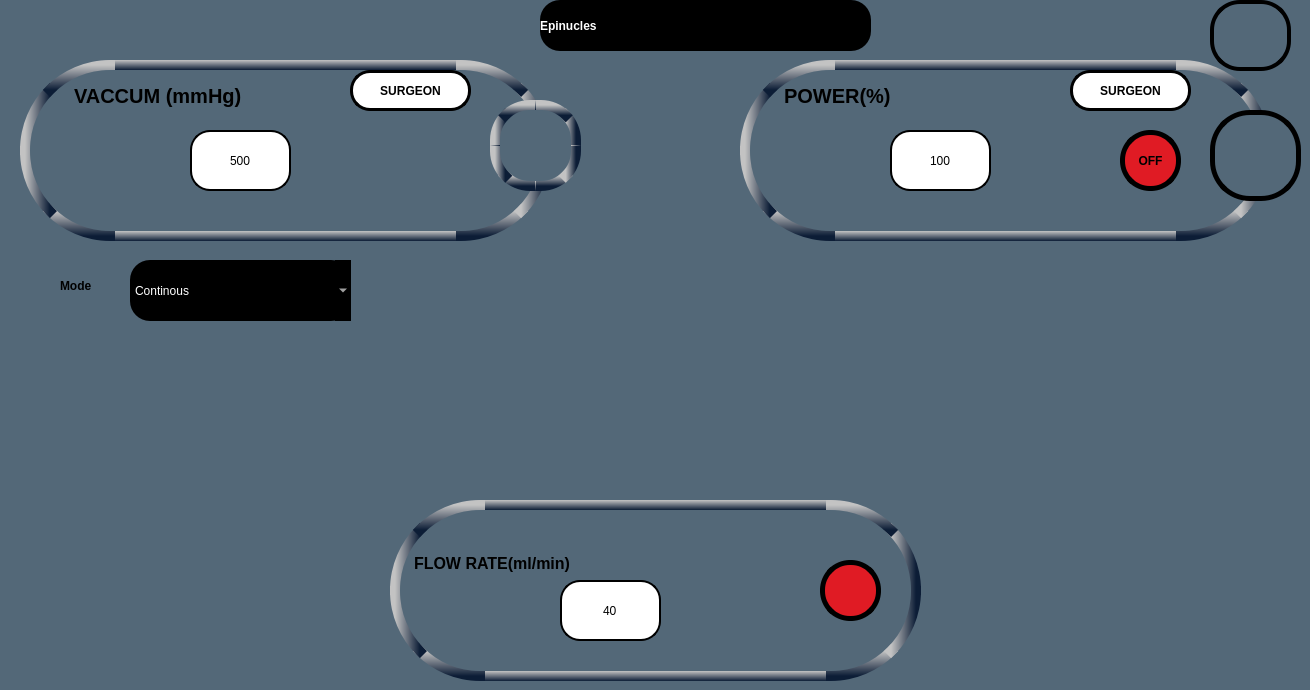
    <widget class="QWidget" name="tab_33">
     <property name="styleSheet">
      <string notr="true">background-color:rgb(83, 104, 120);</string>
     </property>
     <attribute name="title">
      <string>Tab 1</string>
     </attribute>
     <widget class="QPushButton" name="us1powup_but">
      <property name="geometry">
       <rect>
        <x>780</x>
        <y>130</y>
        <width>91</width>
        <height>61</height>
       </rect>
      </property>
      <property name="styleSheet">
       <string notr="true">
image: url(:/images/up1.png);
background-color:transparent;
border:none;</string>
      </property>
      <property name="text">
       <string/>
      </property>
     </widget>
     <widget class="QPushButton" name="us1powdown_but">
      <property name="geometry">
       <rect>
        <x>1010</x>
        <y>130</y>
        <width>91</width>
        <height>61</height>
       </rect>
      </property>
      <property name="styleSheet">
       <string notr="true">image: url(:/images/down1.png);
background-color:transparent;
border:none;</string>
      </property>
      <property name="text">
       <string/>
      </property>
     </widget>
     <widget class="QLineEdit" name="lineEdit_55">
      <property name="geometry">
       <rect>
        <x>190</x>
        <y>130</y>
        <width>101</width>
        <height>61</height>
       </rect>
      </property>
      <property name="styleSheet">
       <string notr="true">font:20pt &quot;Ubuntu&quot;;
background-color: rgb(255,255,255);
border-radius:20px;
border:2px solid black;</string>
      </property>
      <property name="text">
       <string>500</string>
      </property>
      <property name="alignment">
       <set>Qt::AlignCenter</set>
      </property>
     </widget>
     <widget class="QPushButton" name="us1vacdow_but">
      <property name="geometry">
       <rect>
        <x>330</x>
        <y>130</y>
        <width>91</width>
        <height>61</height>
       </rect>
      </property>
      <property name="styleSheet">
       <string notr="true">image: url(:/images/down1.png);
background-color:transparent;
border:none;</string>
      </property>
      <property name="text">
       <string/>
      </property>
     </widget>
     <widget class="QPushButton" name="us1vacup_but">
      <property name="geometry">
       <rect>
        <x>70</x>
        <y>130</y>
        <width>91</width>
        <height>61</height>
       </rect>
      </property>
      <property name="styleSheet">
       <string notr="true">image: url(:/images/up1.png);
background-color:transparent;
border:none;</string>
      </property>
      <property name="text">
       <string/>
      </property>
     </widget>
     <widget class="QLineEdit" name="lineEdit_56">
      <property name="geometry">
       <rect>
        <x>560</x>
        <y>580</y>
        <width>101</width>
        <height>61</height>
       </rect>
      </property>
      <property name="styleSheet">
       <string notr="true">font:20pt &quot;Ubuntu&quot;;
background-color: rgb(255,255,255);
border-radius:20px;
border:2px solid black;</string>
      </property>
      <property name="text">
       <string>40</string>
      </property>
      <property name="alignment">
       <set>Qt::AlignCenter</set>
      </property>
     </widget>
     <widget class="QPushButton" name="us1flowdown_but">
      <property name="geometry">
       <rect>
        <x>710</x>
        <y>580</y>
        <width>91</width>
        <height>61</height>
       </rect>
      </property>
      <property name="styleSheet">
       <string notr="true">image: url(:/images/down1.png);
background-color:transparent;
border:none;</string>
      </property>
      <property name="text">
       <string/>
      </property>
     </widget>
     <widget class="QPushButton" name="us1flowup_but">
      <property name="geometry">
       <rect>
        <x>430</x>
        <y>590</y>
        <width>91</width>
        <height>61</height>
       </rect>
      </property>
      <property name="styleSheet">
       <string notr="true">image: url(:/images/up1.png);
background-color:transparent;
border:none;</string>
      </property>
      <property name="text">
       <string/>
      </property>
     </widget>
     <widget class="QLineEdit" name="lineEdit_57">
      <property name="geometry">
       <rect>
        <x>890</x>
        <y>130</y>
        <width>101</width>
        <height>61</height>
       </rect>
      </property>
      <property name="styleSheet">
       <string notr="true">font:20pt &quot;Ubuntu&quot;;
background-color: rgb(255,255,255);
border-radius:20px;
border:2px solid black;</string>
      </property>
      <property name="text">
       <string>100</string>
      </property>
      <property name="alignment">
       <set>Qt::AlignCenter</set>
      </property>
     </widget>
     <widget class="QTextEdit" name="textEdit_41">
      <property name="geometry">
       <rect>
        <x>410</x>
        <y>550</y>
        <width>191</width>
        <height>31</height>
       </rect>
      </property>
      <property name="styleSheet">
       <string notr="true">background-color:transparent;
font: 15pt &quot;Ubuntu Condensed&quot;;
font:bold;
border:none;
</string>
      </property>
      <property name="html">
       <string>&lt;!DOCTYPE HTML PUBLIC &quot;-//W3C//DTD HTML 4.0//EN&quot; &quot;http://www.w3.org/TR/REC-html40/strict.dtd&quot;&gt;
&lt;html&gt;&lt;head&gt;&lt;meta name=&quot;qrichtext&quot; content=&quot;1&quot; /&gt;&lt;style type=&quot;text/css&quot;&gt;
p, li { white-space: pre-wrap; }
&lt;/style&gt;&lt;/head&gt;&lt;body style=&quot; font-family:'Ubuntu Condensed'; font-size:15pt; font-weight:600; font-style:normal;&quot;&gt;
&lt;p style=&quot; margin-top:0px; margin-bottom:0px; margin-left:0px; margin-right:0px; -qt-block-indent:0; text-indent:0px;&quot;&gt;&lt;span style=&quot; font-family:'Ubuntu'; font-size:12pt;&quot;&gt;FLOW RATE(ml/min)&lt;/span&gt;&lt;/p&gt;&lt;/body&gt;&lt;/html&gt;</string>
      </property>
     </widget>
     <widget class="QTextEdit" name="textEdit_42">
      <property name="geometry">
       <rect>
        <x>70</x>
        <y>80</y>
        <width>431</width>
        <height>71</height>
       </rect>
      </property>
      <property name="styleSheet">
       <string notr="true">background-color:transparent;
font: 15pt &quot;Ubuntu Condensed&quot;;
font:bold;
border:none;
</string>
      </property>
      <property name="html">
       <string>&lt;!DOCTYPE HTML PUBLIC &quot;-//W3C//DTD HTML 4.0//EN&quot; &quot;http://www.w3.org/TR/REC-html40/strict.dtd&quot;&gt;
&lt;html&gt;&lt;head&gt;&lt;meta name=&quot;qrichtext&quot; content=&quot;1&quot; /&gt;&lt;style type=&quot;text/css&quot;&gt;
p, li { white-space: pre-wrap; }
&lt;/style&gt;&lt;/head&gt;&lt;body style=&quot; font-family:'Ubuntu Condensed'; font-size:15pt; font-weight:600; font-style:normal;&quot;&gt;
&lt;p style=&quot; margin-top:0px; margin-bottom:0px; margin-left:0px; margin-right:0px; -qt-block-indent:0; text-indent:0px;&quot;&gt;VACCUM (mmHg)&lt;/p&gt;
&lt;p style=&quot;-qt-paragraph-type:empty; margin-top:0px; margin-bottom:0px; margin-left:0px; margin-right:0px; -qt-block-indent:0; text-indent:0px;&quot;&gt;&lt;br /&gt;&lt;/p&gt;&lt;/body&gt;&lt;/html&gt;</string>
      </property>
     </widget>
     <widget class="QTextEdit" name="textEdit_43">
      <property name="geometry">
       <rect>
        <x>780</x>
        <y>80</y>
        <width>251</width>
        <height>41</height>
       </rect>
      </property>
      <property name="styleSheet">
       <string notr="true">background-color:transparent;
font: 15pt &quot;Ubuntu Condensed&quot;;
font:bold;
border:none;
</string>
      </property>
      <property name="html">
       <string>&lt;!DOCTYPE HTML PUBLIC &quot;-//W3C//DTD HTML 4.0//EN&quot; &quot;http://www.w3.org/TR/REC-html40/strict.dtd&quot;&gt;
&lt;html&gt;&lt;head&gt;&lt;meta name=&quot;qrichtext&quot; content=&quot;1&quot; /&gt;&lt;style type=&quot;text/css&quot;&gt;
p, li { white-space: pre-wrap; }
&lt;/style&gt;&lt;/head&gt;&lt;body style=&quot; font-family:'Ubuntu Condensed'; font-size:15pt; font-weight:600; font-style:normal;&quot;&gt;
&lt;p style=&quot; margin-top:0px; margin-bottom:0px; margin-left:0px; margin-right:0px; -qt-block-indent:0; text-indent:0px;&quot;&gt;POWER(%)&lt;/p&gt;&lt;/body&gt;&lt;/html&gt;</string>
      </property>
     </widget>
     <widget class="QLabel" name="label_85">
      <property name="geometry">
       <rect>
        <x>740</x>
        <y>60</y>
        <width>531</width>
        <height>181</height>
       </rect>
      </property>
      <property name="styleSheet">
       <string notr="true">border-radius:90px;


border:4px solid black;

border-left: 10px solid black;
border-right: 10px solid black;
border-top: 10px solid black;
border-bottom: 10px solid black;

border-left-color: qlineargradient(x1:0, y1:0, x2:1, y2:0, stop: 0 rgb(195,195,195), stop: 1 rgb(12, 29, 54));
border-right-color: qlineargradient(x1:0, y1:0, x2:1, y2:0, stop: 0 rgb(195,195,195), stop: 1 rgb(12, 29, 54));
border-top-color: qlineargradient(x1:0, y1:0, x2:0, y2:1, stop: 0 rgb(195,195,195), stop: 1 rgb(12, 29, 54));
border-bottom-color: qlineargradient(x1:0, y1:0, x2:0, y2:1, stop: 0 rgb(195,195,195), stop: 1 rgb(12, 29, 54));



</string>
      </property>
      <property name="text">
       <string/>
      </property>
     </widget>
     <widget class="QLabel" name="label_86">
      <property name="geometry">
       <rect>
        <x>20</x>
        <y>60</y>
        <width>531</width>
        <height>181</height>
       </rect>
      </property>
      <property name="styleSheet">
       <string notr="true">border-radius:90px;


border:4px solid black;

border-left: 10px solid black;
border-right: 10px solid black;
border-top: 10px solid black;
border-bottom: 10px solid black;

border-left-color: qlineargradient(x1:0, y1:0, x2:1, y2:0, stop: 0 rgb(195,195,195), stop: 1 rgb(12, 29, 54));
border-right-color: qlineargradient(x1:0, y1:0, x2:1, y2:0, stop: 0 rgb(195,195,195), stop: 1 rgb(12, 29, 54));
border-top-color: qlineargradient(x1:0, y1:0, x2:0, y2:1, stop: 0 rgb(195,195,195), stop: 1 rgb(12, 29, 54));
border-bottom-color: qlineargradient(x1:0, y1:0, x2:0, y2:1, stop: 0 rgb(195,195,195), stop: 1 rgb(12, 29, 54));



</string>
      </property>
      <property name="text">
       <string/>
      </property>
     </widget>
     <widget class="QLabel" name="label_87">
      <property name="geometry">
       <rect>
        <x>390</x>
        <y>500</y>
        <width>531</width>
        <height>181</height>
       </rect>
      </property>
      <property name="styleSheet">
       <string notr="true">border-radius:90px;


border:4px solid black;

border-left: 10px solid black;
border-right: 10px solid black;
border-top: 10px solid black;
border-bottom: 10px solid black;

border-left-color: qlineargradient(x1:0, y1:0, x2:1, y2:0, stop: 0 rgb(195,195,195), stop: 1 rgb(12, 29, 54));
border-right-color: qlineargradient(x1:0, y1:0, x2:1, y2:0, stop: 0 rgb(195,195,195), stop: 1 rgb(12, 29, 54));
border-top-color: qlineargradient(x1:0, y1:0, x2:0, y2:1, stop: 0 rgb(195,195,195), stop: 1 rgb(12, 29, 54));
border-bottom-color: qlineargradient(x1:0, y1:0, x2:0, y2:1, stop: 0 rgb(195,195,195), stop: 1 rgb(12, 29, 54));



</string>
      </property>
      <property name="text">
       <string/>
      </property>
     </widget>
     <widget class="QLabel" name="label_7">
      <property name="geometry">
       <rect>
        <x>1210</x>
        <y>110</y>
        <width>91</width>
        <height>91</height>
       </rect>
      </property>
      <property name="styleSheet">
       <string notr="true">font:20pt &quot;Ubuntu&quot;;
border:5px solid black;
border-radius:40px;font-weight: bold;</string>
      </property>
      <property name="text">
       <string/>
      </property>
     </widget>
     <widget class="QLabel" name="label_8">
      <property name="geometry">
       <rect>
        <x>490</x>
        <y>100</y>
        <width>91</width>
        <height>91</height>
       </rect>
      </property>
      <property name="styleSheet">
       <string notr="true">font:20pt &quot;Ubuntu&quot;;

border:5px solid black;
border-radius:40px;font-weight: bold;



border-left: 10px solid black;
border-right: 10px solid black;
border-top: 10px solid black;
border-bottom: 10px solid black;

border-left-color: qlineargradient(x1:0, y1:0, x2:1, y2:0, stop: 0 rgb(195,195,195), stop: 1 rgb(12, 29, 54));
border-right-color: qlineargradient(x1:0, y1:0, x2:1, y2:0, stop: 0 rgb(195,195,195), stop: 1 rgb(12, 29, 54));
border-top-color: qlineargradient(x1:0, y1:0, x2:0, y2:1, stop: 0 rgb(195,195,195), stop: 1 rgb(12, 29, 54));
border-bottom-color: qlineargradient(x1:0, y1:0, x2:0, y2:1, stop: 0 rgb(195,195,195), stop: 1 rgb(12, 29, 54));



</string>
      </property>
      <property name="text">
       <string/>
      </property>
     </widget>
     <widget class="QPushButton" name="us1mode">
      <property name="geometry">
       <rect>
        <x>1070</x>
        <y>70</y>
        <width>121</width>
        <height>41</height>
       </rect>
      </property>
      <property name="styleSheet">
       <string notr="true">font:15pt &quot;Ubuntu&quot;;

border-radius:20px;
border:none;
border:3px solid black;
font:bold;background-color:white</string>
      </property>
      <property name="text">
       <string>SURGEON</string>
      </property>
     </widget>
     <widget class="QPushButton" name="us1vacmode">
      <property name="geometry">
       <rect>
        <x>350</x>
        <y>70</y>
        <width>121</width>
        <height>41</height>
       </rect>
      </property>
      <property name="styleSheet">
       <string notr="true">font:15pt &quot;Ubuntu&quot;;

border-radius:20px;
border:none;
font-weight: bold;
border:3px solid black;
font:bold;background-color:white</string>
      </property>
      <property name="text">
       <string>SURGEON</string>
      </property>
     </widget>
     <widget class="QPushButton" name="CI1">
      <property name="geometry">
       <rect>
        <x>820</x>
        <y>560</y>
        <width>61</width>
        <height>61</height>
       </rect>
      </property>
      <property name="styleSheet">
       <string notr="true">font:20pt &quot;Ubuntu&quot;;
background-color: rgb(224, 27, 36);
color: rgb(224, 27, 36);
image: url(:/images/ci.png);
border:5px solid black;
border-radius:30px;font-weight: bold;</string>
      </property>
      <property name="text">
       <string/>
      </property>
     </widget>
     <widget class="QPushButton" name="us1onoff">
      <property name="geometry">
       <rect>
        <x>1120</x>
        <y>130</y>
        <width>61</width>
        <height>61</height>
       </rect>
      </property>
      <property name="styleSheet">
       <string notr="true">border:5px solid black;
border-radius:30px;font-weight: bold;
background-color: rgb(224, 27, 36);
color: rgb(0, 0, 0);</string>
      </property>
      <property name="text">
       <string>OFF</string>
      </property>
     </widget>
     <widget class="QLabel" name="label_88">
      <property name="geometry">
       <rect>
        <x>540</x>
        <y>0</y>
        <width>331</width>
        <height>51</height>
       </rect>
      </property>
      <property name="styleSheet">
       <string notr="true">background-color: rgb(0, 0, 0);
color: rgb(255, 255, 255);
border-radius:20px;

font:20pt &quot;Ubuntu&quot;;
font-weight: bold;</string>
      </property>
      <property name="text">
       <string>Epinucles</string>
      </property>
     </widget>
     <widget class="QPushButton" name="SETTINGS_BUT_4">
      <property name="geometry">
       <rect>
        <x>1210</x>
        <y>0</y>
        <width>81</width>
        <height>71</height>
       </rect>
      </property>
      <property name="styleSheet">
       <string notr="true">image: url(:/images/settings.png);
background-color:transparent;
border:4px solid black;
border-radius:30px;</string>
      </property>
      <property name="text">
       <string/>
      </property>
     </widget>
     <widget class="QComboBox" name="CutMode_vitCom">
      <property name="geometry">
       <rect>
        <x>130</x>
        <y>260</y>
        <width>221</width>
        <height>61</height>
       </rect>
      </property>
      <property name="styleSheet">
       <string notr="true">border-radius:20px;
color: rgb(255, 255, 255);
background-color: rgb(0, 0, 0);
font:20pt &quot;Ubuntu&quot;;</string>
      </property>
      <item>
       <property name="text">
        <string>Continous</string>
       </property>
      </item>
      <item>
       <property name="text">
        <string>Pulse</string>
       </property>
      </item>
      <item>
       <property name="text">
        <string>Ocupulse</string>
       </property>
      </item>
      <item>
       <property name="text">
        <string>Ocuburst</string>
       </property>
      </item>
      <item>
       <property name="text">
        <string>Single burst</string>
       </property>
      </item>
      <item>
       <property name="text">
        <string>Multi burst</string>
       </property>
      </item>
      <item>
       <property name="text">
        <string>Cold phaco</string>
       </property>
      </item>
     </widget>
     <widget class="QLabel" name="CutMode_vit">
      <property name="geometry">
       <rect>
        <x>60</x>
        <y>270</y>
        <width>181</width>
        <height>31</height>
       </rect>
      </property>
      <property name="styleSheet">
       <string notr="true">background-color:transparent;font: 15pt &quot;Ubuntu Condensed&quot;;
font:bold;</string>
      </property>
      <property name="text">
       <string>Mode</string>
      </property>
     </widget>
     <zorder>label_86</zorder>
     <zorder>label_85</zorder>
     <zorder>label_87</zorder>
     <zorder>us1powup_but</zorder>
     <zorder>us1powdown_but</zorder>
     <zorder>lineEdit_56</zorder>
     <zorder>us1flowdown_but</zorder>
     <zorder>us1flowup_but</zorder>
     <zorder>lineEdit_57</zorder>
     <zorder>textEdit_41</zorder>
     <zorder>textEdit_43</zorder>
     <zorder>label_7</zorder>
     <zorder>label_8</zorder>
     <zorder>us1mode</zorder>
     <zorder>CI1</zorder>
     <zorder>us1onoff</zorder>
     <zorder>label_88</zorder>
     <zorder>us1vacup_but</zorder>
     <zorder>us1vacdow_but</zorder>
     <zorder>lineEdit_55</zorder>
     <zorder>textEdit_42</zorder>
     <zorder>us1vacmode</zorder>
     <zorder>SETTINGS_BUT_4</zorder>
     <zorder>CutMode_vitCom</zorder>
     <zorder>CutMode_vit</zorder>
    </widget>
